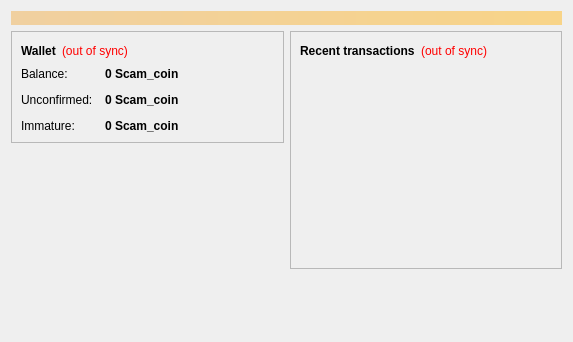
<?xml version="1.0" encoding="UTF-8"?>
<ui version="4.0">
 <class>OverviewPage</class>
 <widget class="QWidget" name="OverviewPage">
  <property name="geometry">
   <rect>
    <x>0</x>
    <y>0</y>
    <width>573</width>
    <height>342</height>
   </rect>
  </property>
  <property name="windowTitle">
   <string>Form</string>
  </property>
  <layout class="QVBoxLayout" name="topLayout">
   <item>
    <widget class="QLabel" name="labelAlerts">
     <property name="visible">
      <bool>false</bool>
     </property>
     <property name="styleSheet">
      <string notr="true">background-color: qlineargradient(x1: 0, y1: 0, x2: 1, y2: 0, stop:0 #F0D0A0, stop:1 #F8D488); color:#000000;</string>
     </property>
     <property name="wordWrap">
      <bool>true</bool>
     </property>
     <property name="margin">
      <number>3</number>
     </property>
    </widget>
   </item>
   <item>
    <layout class="QHBoxLayout" name="horizontalLayout" stretch="1,1">
     <item>
      <layout class="QVBoxLayout" name="verticalLayout_2">
       <item>
        <widget class="QFrame" name="frame">
         <property name="frameShape">
          <enum>QFrame::StyledPanel</enum>
         </property>
         <property name="frameShadow">
          <enum>QFrame::Raised</enum>
         </property>
         <layout class="QVBoxLayout" name="verticalLayout_4">
          <item>
           <layout class="QHBoxLayout" name="horizontalLayout_4">
            <item>
             <widget class="QLabel" name="label_5">
              <property name="font">
               <font>
                <weight>75</weight>
                <bold>true</bold>
               </font>
              </property>
              <property name="text">
               <string>Wallet</string>
              </property>
             </widget>
            </item>
            <item>
             <widget class="QLabel" name="labelWalletStatus">
              <property name="toolTip">
               <string>The displayed information may be out of date. Your wallet automatically synchronizes with the Scamcoin network after a connection is established, but this process has not completed yet.</string>
              </property>
              <property name="styleSheet">
               <string notr="true">QLabel { color: red; }</string>
              </property>
              <property name="text">
               <string notr="true">(out of sync)</string>
              </property>
              <property name="alignment">
               <set>Qt::AlignLeading|Qt::AlignLeft|Qt::AlignVCenter</set>
              </property>
             </widget>
            </item>
            <item>
             <spacer name="horizontalSpacer_2">
              <property name="orientation">
               <enum>Qt::Horizontal</enum>
              </property>
              <property name="sizeHint" stdset="0">
               <size>
                <width>40</width>
                <height>20</height>
               </size>
              </property>
             </spacer>
            </item>
           </layout>
          </item>
          <item>
           <layout class="QFormLayout" name="formLayout_2">
            <property name="fieldGrowthPolicy">
             <enum>QFormLayout::AllNonFixedFieldsGrow</enum>
            </property>
            <property name="horizontalSpacing">
             <number>12</number>
            </property>
            <property name="verticalSpacing">
             <number>12</number>
            </property>
            <item row="0" column="0">
             <widget class="QLabel" name="label">
              <property name="text">
               <string>Balance:</string>
              </property>
             </widget>
            </item>
            <item row="0" column="1">
             <widget class="QLabel" name="labelBalance">
              <property name="font">
               <font>
                <weight>75</weight>
                <bold>true</bold>
               </font>
              </property>
              <property name="cursor">
               <cursorShape>IBeamCursor</cursorShape>
              </property>
              <property name="toolTip">
               <string>Your current balance</string>
              </property>
              <property name="text">
               <string notr="true">0 Scam_coin</string>
              </property>
              <property name="textInteractionFlags">
               <set>Qt::LinksAccessibleByMouse|Qt::TextSelectableByKeyboard|Qt::TextSelectableByMouse</set>
              </property>
             </widget>
            </item>
            <item row="1" column="0">
             <widget class="QLabel" name="label_3">
              <property name="text">
               <string>Unconfirmed:</string>
              </property>
             </widget>
            </item>
            <item row="1" column="1">
             <widget class="QLabel" name="labelUnconfirmed">
              <property name="font">
               <font>
                <weight>75</weight>
                <bold>true</bold>
               </font>
              </property>
              <property name="cursor">
               <cursorShape>IBeamCursor</cursorShape>
              </property>
              <property name="toolTip">
               <string>Total of transactions that have yet to be confirmed, and do not yet count toward the current balance</string>
              </property>
              <property name="text">
               <string notr="true">0 Scam_coin</string>
              </property>
              <property name="textInteractionFlags">
               <set>Qt::LinksAccessibleByMouse|Qt::TextSelectableByKeyboard|Qt::TextSelectableByMouse</set>
              </property>
             </widget>
            </item>
            <item row="2" column="0">
             <widget class="QLabel" name="labelImmatureText">
              <property name="text">
               <string>Immature:</string>
              </property>
             </widget>
            </item>
            <item row="2" column="1">
             <widget class="QLabel" name="labelImmature">
              <property name="font">
               <font>
                <weight>75</weight>
                <bold>true</bold>
               </font>
              </property>
              <property name="toolTip">
               <string>Mined balance that has not yet matured</string>
              </property>
              <property name="text">
               <string notr="true">0 Scam_coin</string>
              </property>
              <property name="textInteractionFlags">
               <set>Qt::LinksAccessibleByMouse|Qt::TextSelectableByKeyboard|Qt::TextSelectableByMouse</set>
              </property>
             </widget>
            </item>
           </layout>
          </item>
         </layout>
        </widget>
       </item>
       <item>
        <spacer name="verticalSpacer">
         <property name="orientation">
          <enum>Qt::Vertical</enum>
         </property>
         <property name="sizeHint" stdset="0">
          <size>
           <width>20</width>
           <height>40</height>
          </size>
         </property>
        </spacer>
       </item>
      </layout>
     </item>
     <item>
      <layout class="QVBoxLayout" name="verticalLayout_3">
       <item>
        <widget class="QFrame" name="frame_2">
         <property name="frameShape">
          <enum>QFrame::StyledPanel</enum>
         </property>
         <property name="frameShadow">
          <enum>QFrame::Raised</enum>
         </property>
         <layout class="QVBoxLayout" name="verticalLayout">
          <item>
           <layout class="QHBoxLayout" name="horizontalLayout_2">
            <item>
             <widget class="QLabel" name="label_4">
              <property name="text">
               <string>&lt;b&gt;Recent transactions&lt;/b&gt;</string>
              </property>
             </widget>
            </item>
            <item>
             <widget class="QLabel" name="labelTransactionsStatus">
              <property name="toolTip">
               <string>The displayed information may be out of date. Your wallet automatically synchronizes with the Scamcoin network after a connection is established, but this process has not completed yet.</string>
              </property>
              <property name="styleSheet">
               <string notr="true">QLabel { color: red; }</string>
              </property>
              <property name="text">
               <string notr="true">(out of sync)</string>
              </property>
              <property name="alignment">
               <set>Qt::AlignRight|Qt::AlignTrailing|Qt::AlignVCenter</set>
              </property>
             </widget>
            </item>
            <item>
             <spacer name="horizontalSpacer">
              <property name="orientation">
               <enum>Qt::Horizontal</enum>
              </property>
              <property name="sizeHint" stdset="0">
               <size>
                <width>40</width>
                <height>20</height>
               </size>
              </property>
             </spacer>
            </item>
           </layout>
          </item>
          <item>
           <widget class="QListView" name="listTransactions">
            <property name="styleSheet">
             <string notr="true">QListView { background: transparent; }</string>
            </property>
            <property name="frameShape">
             <enum>QFrame::NoFrame</enum>
            </property>
            <property name="verticalScrollBarPolicy">
             <enum>Qt::ScrollBarAlwaysOff</enum>
            </property>
            <property name="horizontalScrollBarPolicy">
             <enum>Qt::ScrollBarAlwaysOff</enum>
            </property>
            <property name="selectionMode">
             <enum>QAbstractItemView::NoSelection</enum>
            </property>
           </widget>
          </item>
         </layout>
        </widget>
       </item>
       <item>
        <spacer name="verticalSpacer_2">
         <property name="orientation">
          <enum>Qt::Vertical</enum>
         </property>
         <property name="sizeHint" stdset="0">
          <size>
           <width>20</width>
           <height>40</height>
          </size>
         </property>
        </spacer>
       </item>
      </layout>
     </item>
    </layout>
   </item>
  </layout>
 </widget>
 <resources/>
 <connections/>
</ui>
